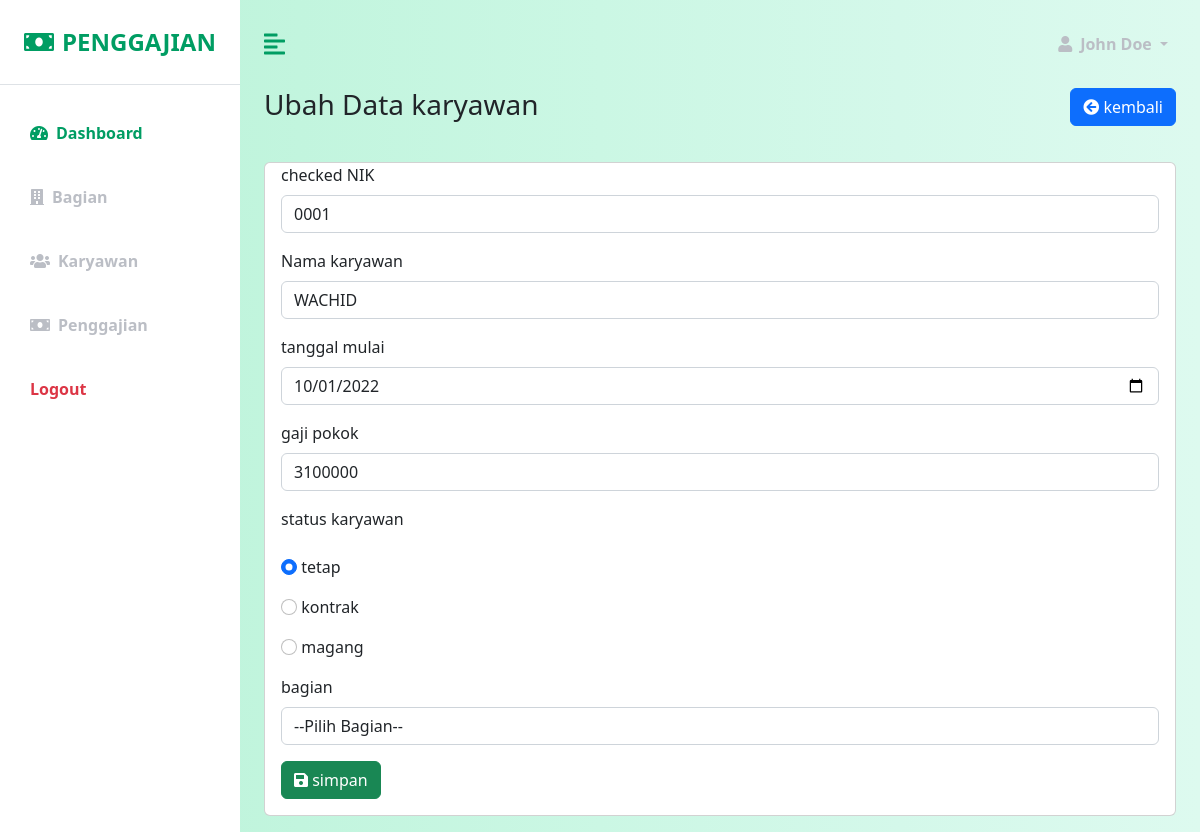
Screenshot of /?page=karyawanubah&id=0001 with the database file from the repository.
### tables this page shows
CREATE TABLE `karyawan` (
  `nik` varchar(20) NOT NULL,
  `nama` varchar(50) DEFAULT NULL,
  `tanggal_mulai` date NOT NULL,
  `gaji_pokok` int(11) NOT NULL,
  `status_karyawan` enum('tetap','kontrak','magang','') NOT NULL,
  `bagian_id` int(11) NOT NULL
);

### controller/karyawan.php (called while the page is built, shortened)
<?php
    class karyawan {
          function get_karyawan ($id){
            $db = new databese();
            $mysqli = $db->connect();
            $sql = "SELECT * FROM karyawan WHERE nik ='$id'";
            $result = $mysqli->query($sql);
            $data = $result->fetch_assoc();
            return $data;
        }
    }
?>

### pages/karyawan/karyawan_ubah.php (the view, shortened to what this page needs)
<div id="top" class="row mb-3">
    <div class="col">
    <h3>Ubah Data karyawan</h3>
    </div>
    <div class="col">
        <a href="" class="btn btn-primary float-end"> <i class="fa fa-arrow-circle-left"></i>
        kembali</a>
    </div>
</div>
    <?php
    require_once "controller/karyawan.php";
    $id = $_GET['id'];
    $crud = new karyawan();
        if(isset($id)){
        $data = $crud->get_karyawan($id);
        $nik   = $data['nik'];
        $nm_karyawan = $data ['nama'];
        $tgl = $data['tanggal_mulai'];
        $gaji = $data['gaji_pokok'];
        $status_tetap = $data['status_karyawan'] == "tetap"?"checked":"";
        $status_kontrak = $data['status_karyawan'] == "kontrak"?"checked":"";
        $status_magang = $data['status_karyawan'] == "magang"?"checked":"";
        }
    ?>
<div id="input" class="row mb-3">
    <div class="col">
        <div class="card px-3">
            <form action="" method="post">
            <div class="mb-3">
                <?= $status_tetap ?>
                    <label class="form-label">NIK</label>
                    <input type="text" name="nik" class="form-control" placeholder="misal : 0001" required value="<?= $nik?>">
                </div>
                <div class="mb-3">
                    <label class="form-label">Nama karyawan</label>
                    <input type="text" name="nama" class="form-control" placeholder="misal : Fulan" required value="<?= $nm_karyawan?>" >
                </div>
                <div class="mb-3">
                    <label class="form-label">tanggal mulai</label>
                    <input type="date" name="tgl" class="form-control" value="<?=$tgl?>" required>
                </div>
                <div class="mb-3">
                    <label class="form-label">gaji pokok</label>
                    <input type="text" name="gaji" class="form-control" value="<?= $gaji?>" required>
                </div>
                <div class="mb-3">
                    <label class="form-label">status karyawan</label>
                    <div class="mb-3 mt-3">
                        <input type="radio" class="form-check-input" name="status" id="tetap" value="tetap"<?= $status_tetap ?> required>
                        <label for=" tetap" class="form-check-label">
                            tetap
                        </label>
                    </div>
                    <div class="mb-3 mt-3">
                        <input type="radio" class="form-check-input" name="status" id="kontrak" value="kontrak"<?= $status_kontrak ?> required>
                        <label for="kontrak" class="form-check-label">
                            kontrak
                        </label>
                    </div>
                    <div class="mb-3 mt-3">
                        <input type="radio" class="form-check-input" name="status" id="magang" value="magang"<?= $status_magang ?> required>
                        <label for="magang" class="form-check-label">
                            magang
                        </label>
                    </div>
                </div>
                <div class="mb-3">
                    <label class="form-label">bagian</label>
                    <select name="bagian" id="" class="form-control">
                    <option value=  > --Pilih Bagian-- </option>
                    </select>
                </div>
                <div class="mb-3">
                <button type="submit" name="simpan" class="btn btn-success"><i class="fa fa-save"></i> simpan</button>
                 </div>
            </form>
        </div>
    </div>
</div>

### assets/css/custom.css (style rules this page uses)
:root { --main-bg-color: #009d63; --main-text-color: #009d63; --second-text-color: #bbbec5; --second-bg-color: #c1efde; }

### rows the page displays
karyawan: status_karyawan "checked", nik "0001", nama "WACHID", tgl "10/01/2022", gaji "3100000"
